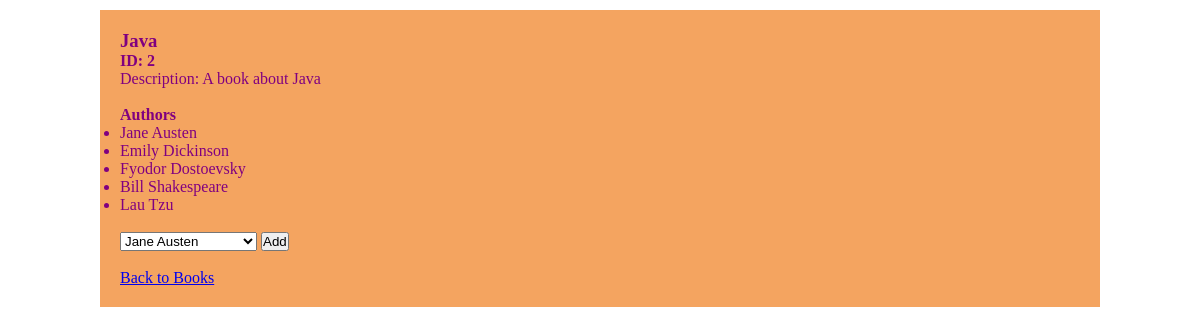
The page /books/2 on the database its author committed.
### books_authors_app/models.py (models this page shows)
class Book(models.Model):
    title = models.CharField(max_length = 255)
    desc = models.TextField()
    created_at = models.DateTimeField(auto_now_add = True)
    updated_at = models.DateTimeField(auto_now = True)

class Author(models.Model):
    first_name = models.CharField(max_length =255)
    last_name = models.CharField(max_length = 255)
    notes = models.TextField()
    books = models.ManyToManyField(Book, related_name="authors")
    created_at = models.DateTimeField(auto_now_add = True)
    updated_at = models.DateTimeField(auto_now = True)

### books_authors_app/views.py (the view)
# urls.py: path('books/<int:book_id>',views.about_book),
def about_book(request, book_id):
     context={
          "book":Book.objects.get(id=book_id),
          "all_authors":Author.objects.all()
     }
     return render(request, "bookPage.html", context)

### books_authors_app/templates/bookPage.html (shortened to what this page needs)
<!DOCTYPE html>
<html lang="en">
<head>
    {% load static %}
    <link rel="stylesheet" type="text/css" href="{% static 'styles2.css' %}">
</head>
<body>
    <div id="wrapper">
        <h3>{{book.title}}</h3>
        <h4>ID: {{book.id}}</h4>
        <p>Description: {{book.desc}}</p>
        <br>
        <h4>Authors</h4>
        <ul>
            {% for author in book.authors.all %}
            <li>{{author.first_name}} {{author.last_name}}</li>
            {% endfor %}
        </ul>
        <br>
        <form action="add_author" method="post">
            <select id="add_author" name="author_id">
                {% for author in all_authors %}
                <option value={{author.id}}>{{author.first_name}} {{author.last_name}}</option>
                {% endfor %}
            </select>
            <button type="submit">Add</button>
        </form>
        <br>
        <p><a href="/">Back to Books</a></p>
    </div>
</body>
</html>

### books_authors_app/static/styles2.css (style rules this page uses)
* { margin: 0px; padding: 0px; }
#wrapper { padding: 20px; width:960px; margin: 10px auto; color: purple; background-color: sandybrown; }

### rows shown on the page
Book: title "Java", id "2", desc "A book about Java"
Author: first_name "Jane", last_name "Austen"
Author: first_name "Emily", last_name "Dickinson"
Author: first_name "Fyodor", last_name "Dostoevsky"
Author: first_name "Bill", last_name "Shakespeare"
Author: first_name "Lau", last_name "Tzu"

### other values the page prints
form field author_id "Jane Austen"
